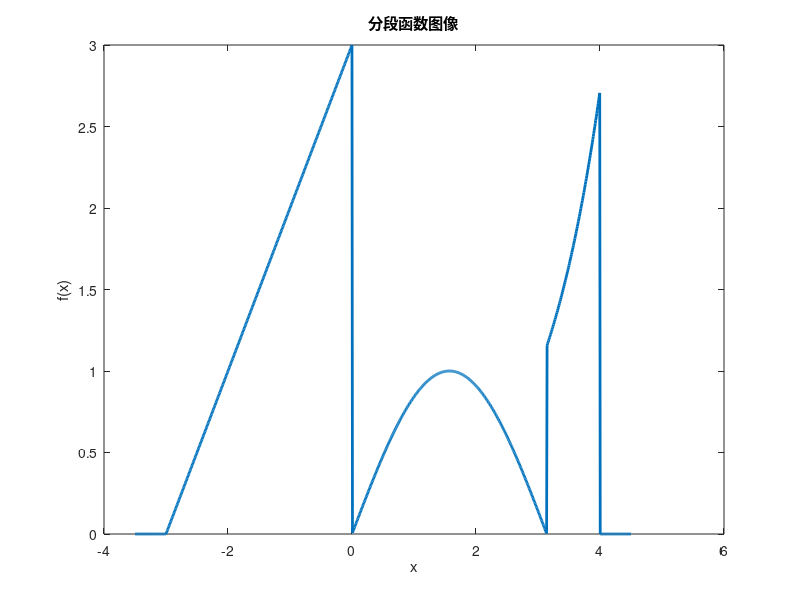

Reproduce this figure in MATLAB.
% Problem 1
fprintf('Problem 1\n');
large_value = realmax('double');
count = 0;
while large_value < inf
    large_value = large_value * 2;
    count = count + 1;
end;
fprintf("经过%d次乘二操作发生上溢\n\n", count);

% Problem 2

fprintf('Problem 2\n');
n = 10000;

% (1) 单精度正序求和
sum1 = single(0);
for i = 1:n
    sum1 = sum1 + single(1 / i^2);
end
fprintf('(1) 单精度正序求和结果为%.6f\n', sum1);

% (2) 单精度逆序求和
sum2 = single(0);
for i = n:-1:1
    sum2 = sum2 + single(1 / i^2);
end
fprintf('(2) 单精度逆序求和结果为%.6f\n', sum2);

% (3) 双精度正序求和
sum3 = double(0);
for i = 1:n
    sum3 = sum3 + double(1 / i^2);
end
fprintf('(3) 双精度正序求和结果为%.6f\n', sum3);

% (3) 双精度逆序求和
sum4 = double(0);
for i = n:-1:1
    sum4 = sum4 + double(1 / i^2);
end
fprintf(['(3) 双精度逆序求和结果为%.6f\n\n'], sum4);

% Problem 3
x = linspace(-3.5, 4.5, 1000);
y = zeros(size(x));

for i = 1:length(x)
    if -3 <= x(i) && x(i) < 0
        y(i) = x(i) + 3;
    elseif 0 <= x(i) && x(i) < pi
        y(i) = sin(x(i));
    elseif pi <= x(i) && x(i) <= 4
        y(i) = exp(x(i) - 3);
    end
end

plot(x, y, 'LineWidth', 2);
xlabel('x');
ylabel('f(x)');
title('分段函数图像');




